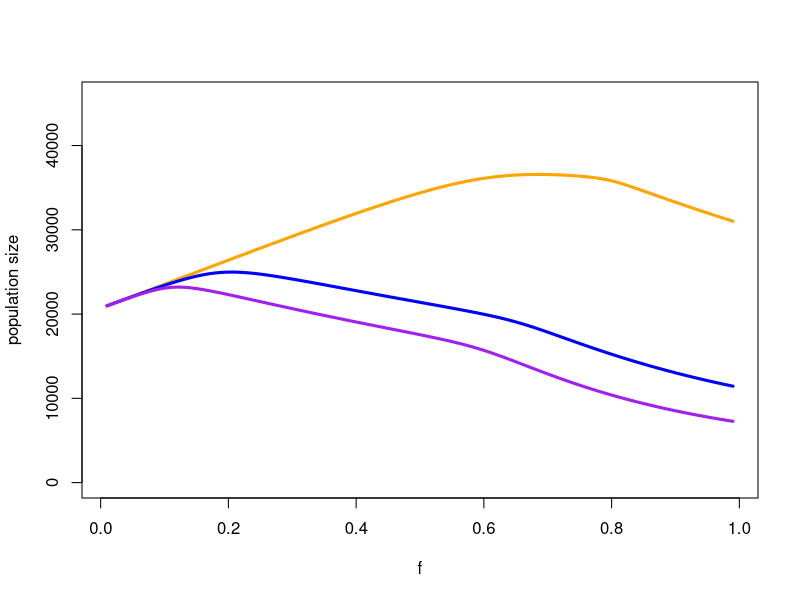
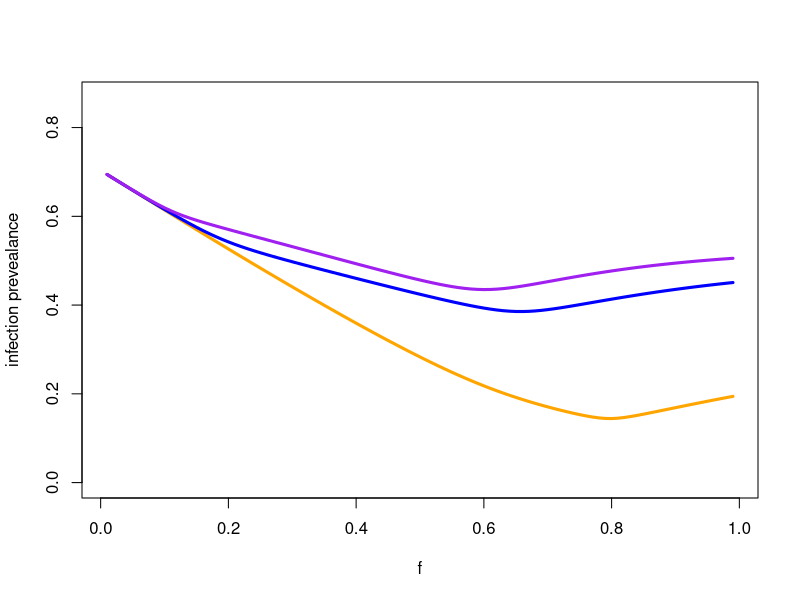
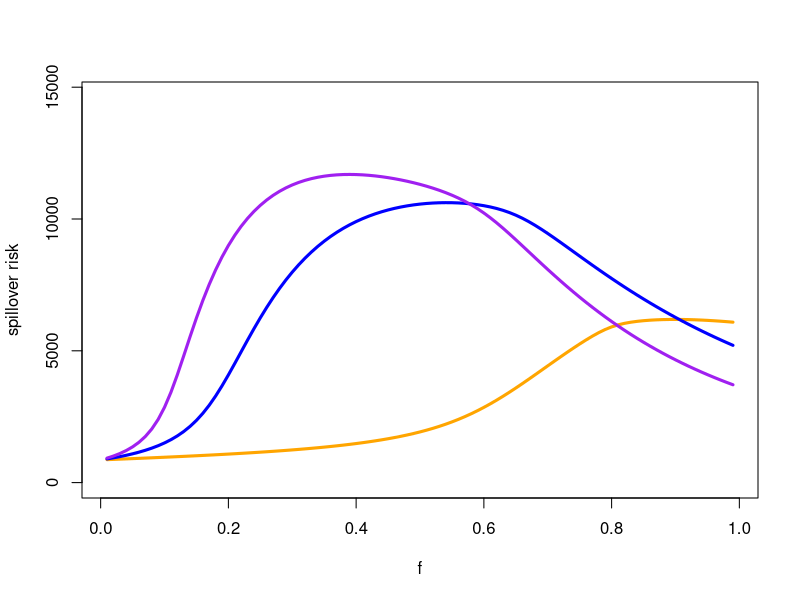

R code for these plots, in order:
## ---- chunk 1
knitr::opts_chunk$set(echo = TRUE)
## ---- chunk 2
## ODE FUNCTION


# Load deSolve package
library(deSolve)

# Function with the models differential equations
wildlife_urbanization_model <- function(t, state, parameters) {
  with(as.list(c(state, parameters)),{
    
    dSp <- (b0 - (b1 * (Sp + Ip)) /(1-f) ) * (Sp + Ip) - m * Sp -  # demography
      beta_p * Sp * Ip + gamma * Ip -  # infection
      sigma * f * Sp + sigma * (1 - c_sigma) * (1 - f) * St  # movement
    
    
    dIp <-  beta_p * Sp * Ip - gamma * Ip -  # infection
      (m + mu) * Ip -  # demography
      sigma * f * Ip + sigma * (1 - c_sigma) * (1 - f) * It  # movement
    
    
    dSt <- (b0 - (b1 * (St + It) / f)) * (St + It) - (m / (1 - c_m)) * St -  # demography
      beta_t * St * It + gamma * It +  # infection
      sigma * f * Sp - sigma * (1 - c_sigma) * (1 - f) * St  # movement
    
    
    dIt <- beta_t * St * It - gamma * It -  # infection
      ((m + mu) / (1 - alpha * c_m)) * It +  # demography
      sigma * f * Ip - sigma * (1 - c_sigma) * (1 - f) * It  # movement
      
      
    list(c(dSp, dIp, dSt, dIt))
  }) 
}

## ---- chunk 3
## RUN MODEL FUNCTION

run_model <- function(population = 50000, infected = 100, m = 0.1, b0 = 0.4, 
                      c_m = 0.2, beta_p = 0.006, beta_t = 0.006, gamma = 36.5, 
                      mu = 0.25, alpha = 2, sigma = -log(0.1), c_sigma = 0.2){
  
  # Create a data frame to store needed data
  df <- data.frame(matrix(nrow = 0, ncol = 8))
  colnames(df) <- c('f', 'Sp', 'Ip', 'St', 'It', 'N', 'p', 'rho')
  
  for (f in seq(0.01, 0.99, 0.01)){
    # Calculate b1 based on the function parameters
    b1 <- (b0 - m) / population
    
    # Calculate infection status per habitat
    Sp <- (population - infected) * (1 - f)
    Ip <- infected * (1 - f)
    St <- (population - infected) * f
    It <- infected * f
    
    # Creating a vector with the parameter values
    parameters <- c(m = m, b0 = b0, b1 = b1, c_m = c_m, beta_p = beta_p, 
                    beta_t = beta_t, gamma = gamma, mu = mu, alpha = alpha, 
                    f = f, sigma = sigma, c_sigma = c_sigma)
  
    # Creating a vector with the initial values
    state<- c(Sp = Sp, Ip = Ip, St = St, It = It)
    
    # Time frame of 50 years
    times <- seq(0, 50, 0.05)
    
    out <- tail(ode(y = state, times = times, func = wildlife_urbanization_model, parms = parameters), 1)
    
    df[nrow(df) + 1,] <- c(f, out[2:5], sum(out[2:5]), (out[3] + out[5])/sum(out[2:5]), out[5]/f)
    }
  
  return(df)
}
## ---- chunk 4
## FOR LOOPJES OBTAINING DATA
population <- 50000
infected <- 100


for (beta_t in c(0.0015, 0.006, 0.0105)){
  df <- run_model(beta_t = beta_t)
  if (beta_t == 0.0015){
    N_all <- data.frame('0.0015' = df$N)
    p_all <- data.frame('0.0015' = df$p)
    rho_all <- data.frame('0.0015' = df$rho)
  }
  if (beta_t == 0.006){
    N_all <- data.frame(N_all, '0.006' = df$N)
    p_all <- data.frame(p_all, '0.006' = df$p)
    rho_all <- data.frame(rho_all, '0.006' = df$rho)
  }
  if (beta_t == 0.0105){
    N_all <- data.frame(N_all, '0.0105' = df$N)
    p_all <- data.frame(p_all, '0.0105' = df$p)
    rho_all <- data.frame(rho_all, '0.0105' = df$rho)
  }
}
## ---- chunk 5
## FOR LOOPJES VOOR PLOTTEN

datasets = list(N_all, p_all, rho_all)
labels = c('population size', 'infection prevealance', 'spillover risk')
cols = c('orange', 'blue', 'purple')

for (item in 1:length(datasets)){
  data = datasets[[item]]
  for (scenario in 1:3){
    if (scenario == 1){
      plot(data[,scenario] ~ df$f, col = cols[scenario], type = 'l', lwd = 3, ylim = c(0, max(data) * 1.25), xlab = 'f', ylab = labels[item])
    }
    else{
      lines(data[,scenario] ~ df$f, col = cols[scenario], lwd = 3)
    }
  }
}
